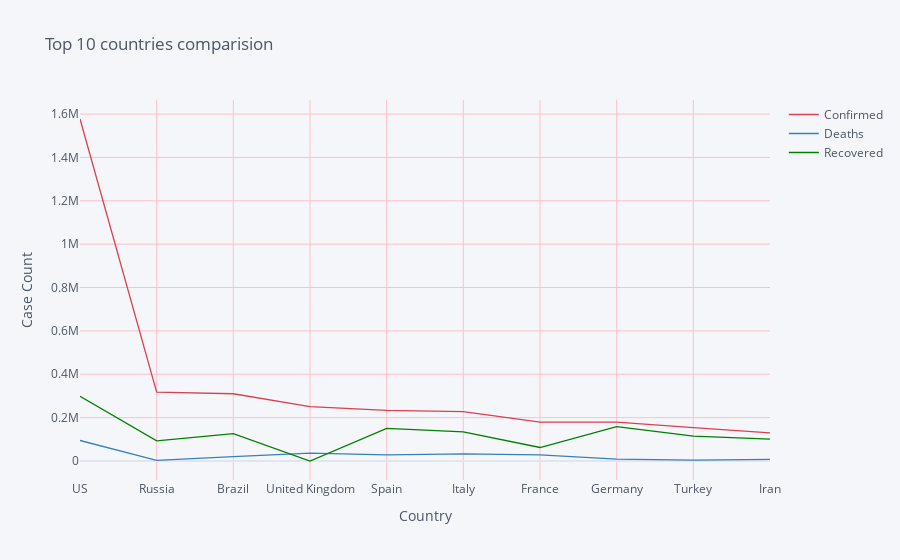

Write notebook code for a chart like this one.
### Code cell
cf.go_offline()
df_countries_10[['Confirmed','Deaths','Recovered']].iplot(kind='scatter',colors=['red','Blue','Green'],size=1,xTitle='Country',
                                                          yTitle='Case Count',gridcolor='Pink',title='Top 10 countries comparision',
                                                         filename="my_barplot")
#plt.savefig('top 10 countries comparision.png')

### Figure 1 — Plotly figure (JSON) as saved in the notebook; plotly's stock layout.template omitted (floating-point values rounded to 4 significant figures)
{"data": [{"line": {"color": "rgba(219, 64, 82, 1.0)", "dash": "solid", "shape": "linear", "width": 1.3}, "mode": "lines", "name": "Confirmed", "text": "", "type": "scatter", "x": ["US", "Russia", "Brazil", "United Kingdom", "Spain", "Italy", "France", "Germany", "Turkey", "Iran"], "y": [1577147, 317554, 310087, 250908, 233037, 228006, 179306, 179021, 153548, 129341]}, {"line": {"color": "rgba(55, 128, 191, 1.0)", "dash": "solid", "shape": "linear", "width": 1.3}, "mode": "lines", "name": "Deaths", "text": "", "type": "scatter", "x": ["US", "Russia", "Brazil", "United Kingdom", "Spain", "Italy", "France", "Germany", "Turkey", "Iran"], "y": [94702, 3099, 20047, 36042, 27940, 32486, 28167, 8203, 4249, 7249]}, {"line": {"color": "rgba(0, 128, 0, 1.0)", "dash": "solid", "shape": "linear", "width": 1.3}, "mode": "lines", "name": "Recovered", "text": "", "type": "scatter", "x": ["US", "Russia", "Brazil", "United Kingdom", "Spain", "Italy", "France", "Germany", "Turkey", "Iran"], "y": [298418, 92681, 125960, 0, 150376, 134560, 62216, 158087, 114990, 100564]}], "layout": {"legend": {"bgcolor": "#F5F6F9", "font": {"color": "#4D5663"}}, "paper_bgcolor": "#F5F6F9", "plot_bgcolor": "#F5F6F9", "title": {"font": {"color": "#4D5663"}, "text": "Top 10 countries comparision"}, "xaxis": {"gridcolor": "Pink", "showgrid": true, "tickfont": {"color": "#4D5663"}, "title": {"font": {"color": "#4D5663"}, "text": "Country"}, "zerolinecolor": "#E1E5ED"}, "yaxis": {"gridcolor": "Pink", "showgrid": true, "tickfont": {"color": "#4D5663"}, "title": {"font": {"color": "#4D5663"}, "text": "Case Count"}, "zerolinecolor": "#E1E5ED"}}}
